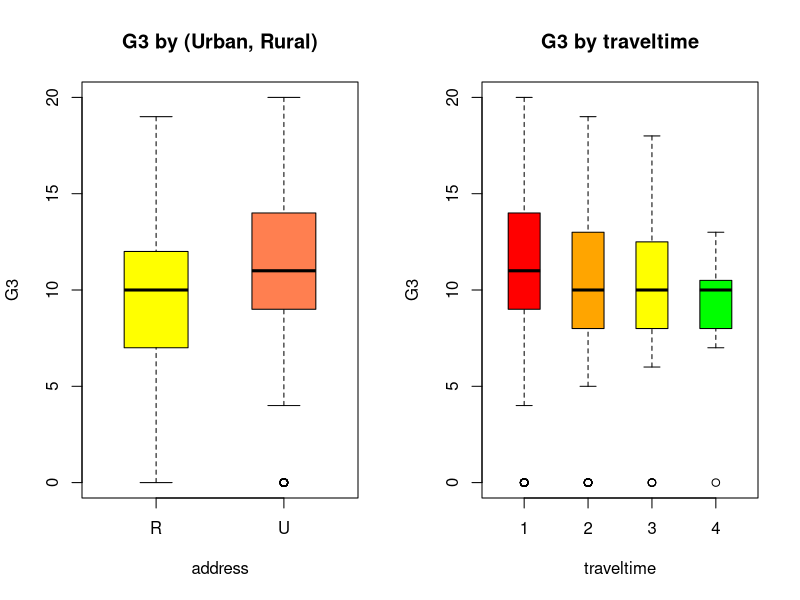
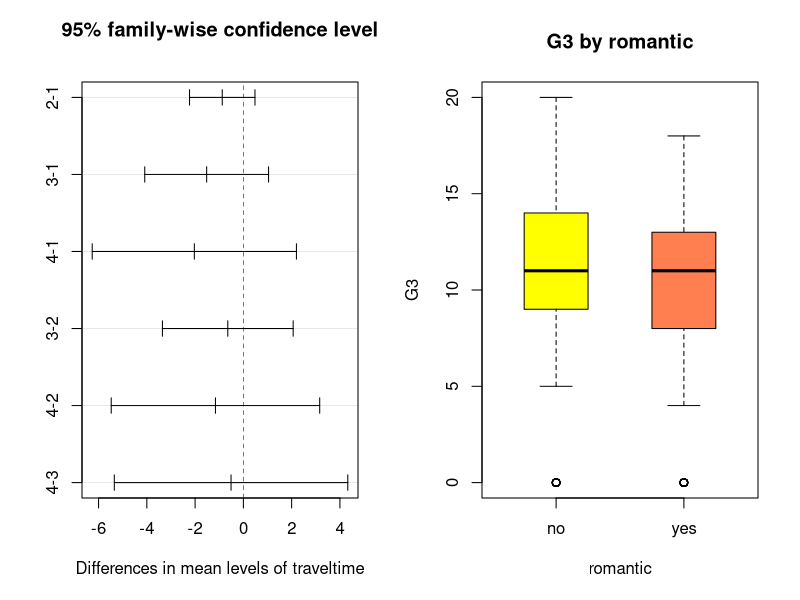
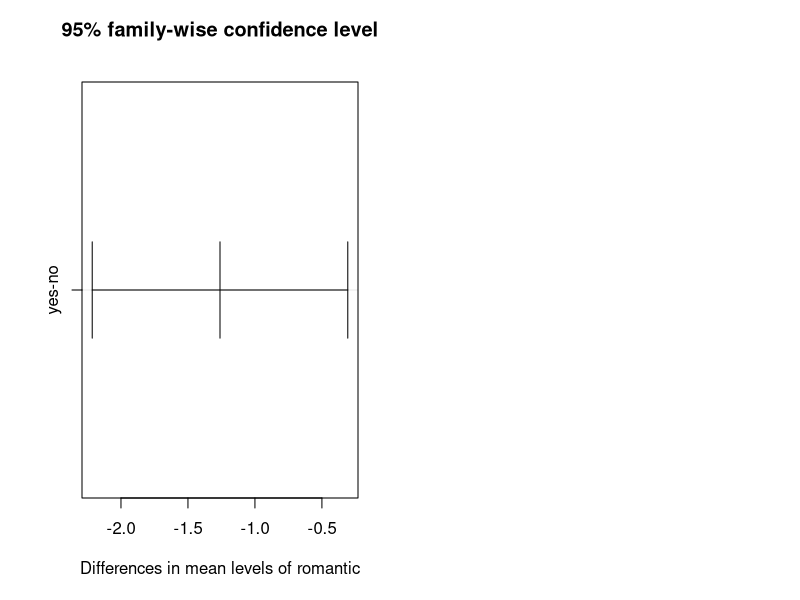

Source code (R) for these figures, in order:
# lec6_3.r 
# ANOVA

# set working directory
setwd("D:/tempstore/moocr")

### student math grade data ####
stud<-read.csv("stud_math.csv", stringsAsFactors = TRUE)

head(stud)
dim(stud)
str(stud)

attach(stud)

# boxplot in lec5_3.r 
par(mfrow=c(1,2))
boxplot(G3~address, boxwex = 0.5, col = c("yellow", "coral"), main="G3 by (Urban, Rural)")
boxplot(G3~traveltime, boxwex = 0.5, col = c("red","orange","yellow","green"), main="G3 by traveltime")

# 1. ANOVA by address 
a1 <- aov(G3~address)
summary(a1)
# tapply - mean by address
round(tapply(G3, address, mean),2)

# 2. ANOVA by traveltime 
traveltime<-as.factor(traveltime)
a2 <- aov(G3~traveltime)
summary(a2)
round(tapply(G3, traveltime, mean),2)

# 3. should be factor for Tukey's Honest Significant Difference test
TukeyHSD(a2, "traveltime", ordered=TRUE)
plot(TukeyHSD(a2, "traveltime"))

# 4. ANOVA by romantic 
a4 <- aov(G3~romantic)
summary(a4)
# tapply - give FUN value by address
round(tapply(G3,romantic, mean),2)
# boxplot
boxplot(G3~romantic, boxwex = 0.5, col = c("yellow", "coral"), main="G3 by romantic")
# posthoc analysis
TukeyHSD(a4, "romantic", ordered=TRUE)
plot(TukeyHSD(a4, "romantic"))


 
